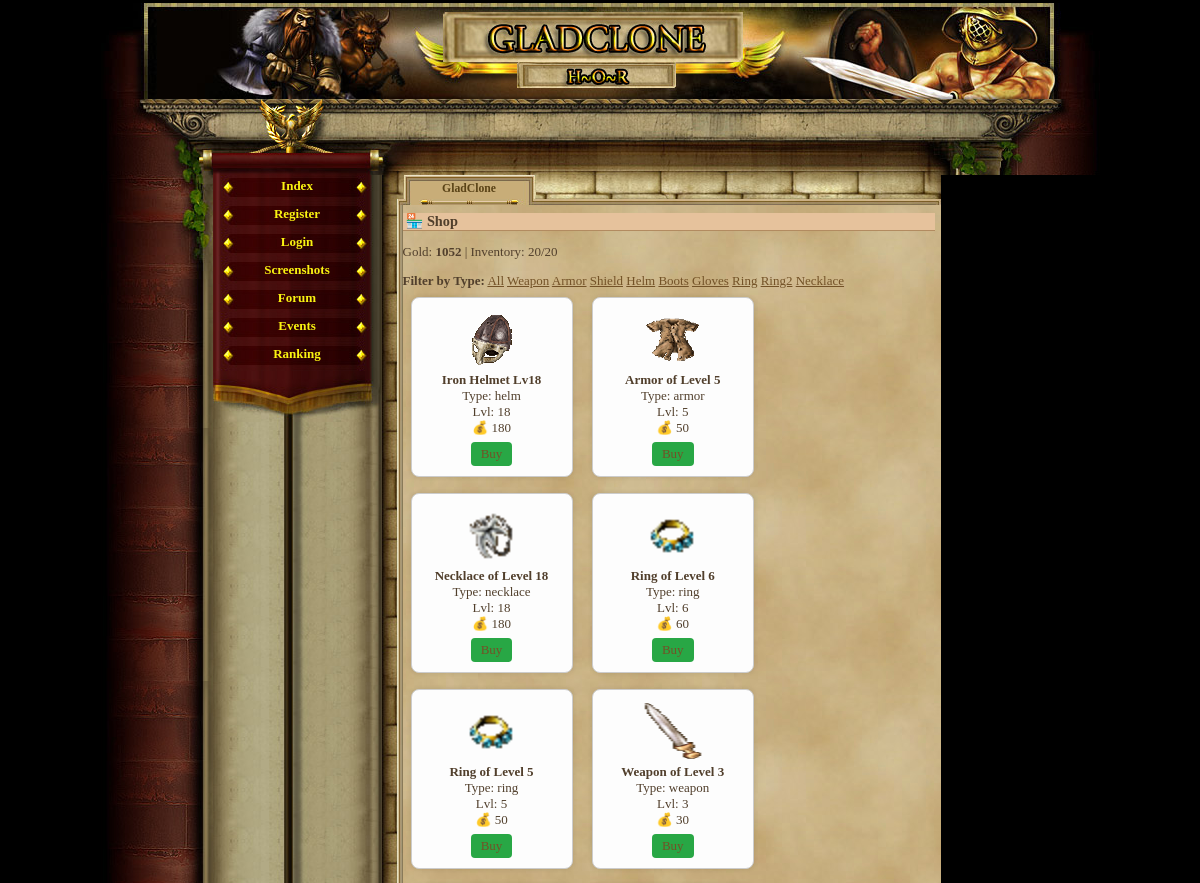
Before: /shop.php (signed in, upper part) with the older database file.
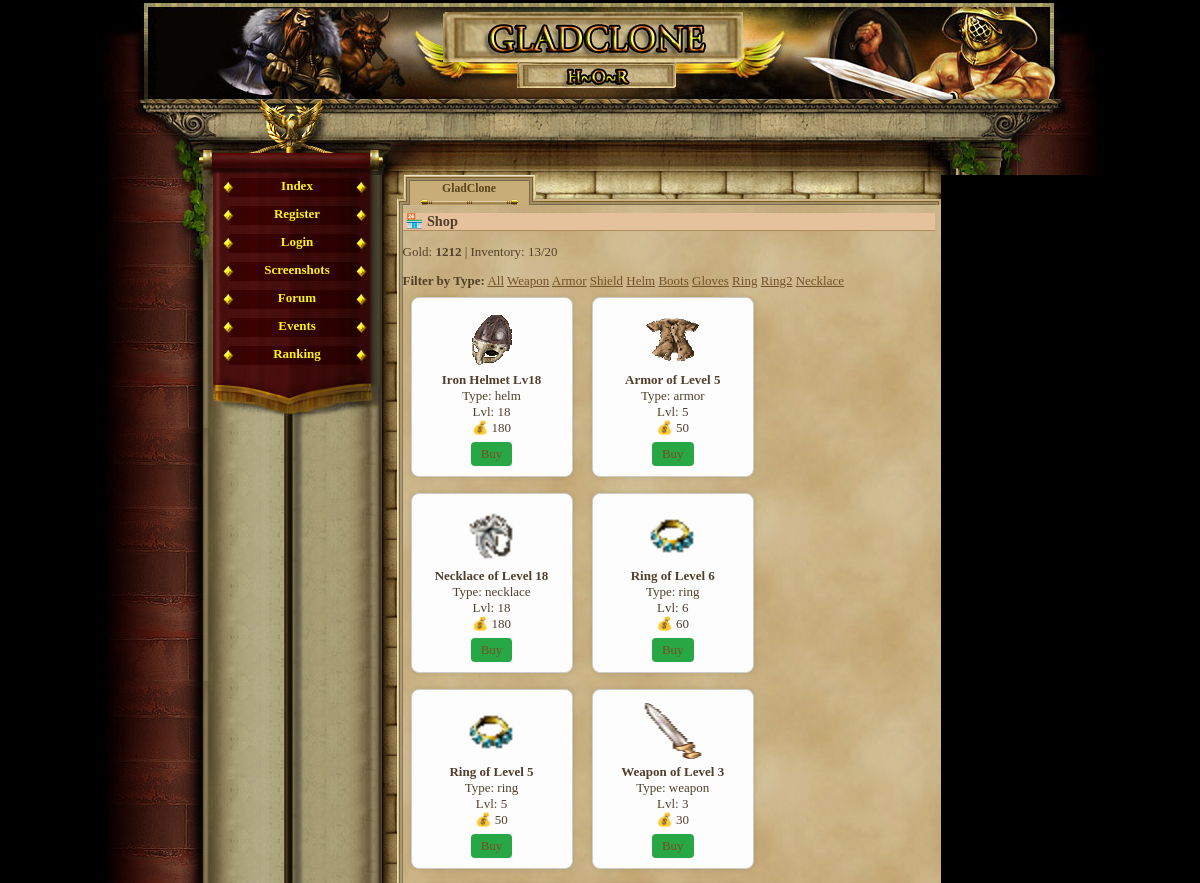
After: the same page with the newer database file.
### tables this page shows
CREATE TABLE `gracze` (
  `id` int(11) NOT NULL AUTO_INCREMENT,
  `gracz` int(11) NOT NULL DEFAULT '0',
  `login` varchar(24) NOT NULL,
  `haslo` varchar(40) NOT NULL,
  `email` varchar(40) NOT NULL,
  `plec` tinyint(4) NOT NULL DEFAULT '0',
  `avatar` tinyint(4) NOT NULL DEFAULT '1',
  `pregunta` text NOT NULL,
  `respuesta` text NOT NULL,
  `rank` int(1) NOT NULL DEFAULT '1',
  `nivel` int(1) NOT NULL DEFAULT '1',
  `exp` int(1) NOT NULL DEFAULT '0',
  `exp_max` int(1) NOT NULL DEFAULT '10',
  `honor` int(1) NOT NULL DEFAULT '0',
  `fama` int(1) NOT NULL DEFAULT '0',
  `victorias` int(1) NOT NULL DEFAULT '0',
  `perdidas` int(1) NOT NULL DEFAULT '0',
  `oro_robado` int(1) NOT NULL DEFAULT '0',
  `oro_perdido` int(1) NOT NULL DEFAULT '0',
  `atak` int(5) NOT NULL DEFAULT '0',
  `obrona` int(3) NOT NULL DEFAULT '0',
  `sila` int(1) NOT NULL DEFAULT '5',
  `sila_i` int(1) NOT NULL DEFAULT '0',
  `sila_max` int(1) NOT NULL DEFAULT '10',
  `zrecznosc` int(1) NOT NULL DEFAULT '5',
  `zrecznosc_i` int(1) NOT NULL DEFAULT '0',
  `zrecznosc_max` int(1) NOT NULL DEFAULT '10',
  `wyrzymalosc` int(1) NOT NULL DEFAULT '5',
  `wyrzymalosc_i` int(1) NOT NULL DEFAULT '0',
  `wyrzymalosc_max` int(1) NOT NULL DEFAULT '10',
  `constitucion` int(1) NOT NULL DEFAULT '5',
  `constitucion_i` int(1) NOT NULL DEFAULT '0',
  `constitucion_max` int(1) NOT NULL DEFAULT '10',
  `carisma` int(1) NOT NULL DEFAULT '5',
  `carisma_i` int(1) NOT NULL DEFAULT '0',
  `carisma_max` int(1) NOT NULL DEFAULT '10',
  `inteligencja` int(1) NOT NULL DEFAULT '5',
  `inteligencja_i` int(1) NOT NULL DEFAULT '0',
  `inteligencja_max` int(1) NOT NULL DEFAULT '10',
  `mdchance` int(1) NOT NULL DEFAULT '0',
  `dhchance` int(1) NOT NULL DEFAULT '0',
  `ctchance` int(1) NOT NULL DEFAULT '0',
  `zycie` int(100) NOT NULL DEFAULT '100',
  `zycie_max` int(100) NOT NULL DEFAULT '100',
  `obrazenia_min` int(1) NOT NULL DEFAULT '0',
  `obrazenia_max` int(3) NOT NULL DEFAULT '2',
  `zloto` int(100) NOT NULL DEFAULT '150',
  `zloto_skarbiec` int(11) NOT NULL,
  `punkty` int(11) NOT NULL,
  `pracuje` int(11) NOT NULL,
  `ostatnia_walka_pvp` int(11) NOT NULL,
  `ostatnia_walka_pvc` int(11) NOT NULL,
  `ostatnio_zregenerowano` int(11) NOT NULL,
  `titulo` varchar(24) NOT NULL DEFAULT 'Newbie',
  `arena_level` int(11) NOT NULL,
  `rubies` int(11) NOT NULL DEFAULT '0',
  `centurion_time` int(11) NOT NULL,
  `reportes` int(1) NOT NULL DEFAULT '0',
  `mensajes` int(1) NOT NULL DEFAULT '0',
  `noticias` int(1) NOT NULL DEFAULT '0',
  `bendicion1_type` int(11) NOT NULL,
  `bendicion1_time` int(11) NOT NULL,
  `bendicion2_type` int(11) NOT NULL,
  `bendicion2_time` int(11) NOT NULL,
  `bendicion3_type` int(11) NOT NULL,
  `bendicion3_time` int(11) NOT NULL,
  `bendicion4_type` int(11) NOT NULL,
  `bendicion4_time` int(11) NOT NULL,
  `ostatnia_aktywnosc` int(11) NOT NULL DEFAULT '0',
  `username_locked` tinyint(1) NOT NULL DEFAULT '0',
  `lock_login` tinyint(1) NOT NULL DEFAULT '0',
  PRIMARY KEY (`id`),
  UNIQUE KEY `login` (`login`)
);

### shop.php (the view, shortened to what this page needs)
<?php
require_once('var/ustawienia.php');
require_once('gora_strony.php');
require_once('menu_l.php');
$player_id = $_SESSION['id'];
$player = $conn->query("SELECT nivel, zloto FROM gracze WHERE id = $player_id")->fetch_assoc();
$level = $player['nivel'];
$gold = $player['zloto'];
$inv_count = $conn->query("SELECT COUNT(*) AS total FROM player_items WHERE player_id = $player_id")->fetch_assoc()['total'];
$item_types = ['weapon', 'armor', 'shield', 'helm', 'boots', 'gloves', 'ring', 'ring2', 'necklace'];
$selected_type = $_GET['type'] ?? 'all';
$where = "level_required <= $level";
$shop_items = $conn->query("SELECT * FROM items WHERE $where ORDER BY RAND() LIMIT 20");
?>
<h2>🏪 Shop</h2>
<p>Gold: <strong><?= $gold ?></strong> | Inventory: <?= $inv_count ?>/20</p>
<div>
    <strong>Filter by Type:</strong>
    <a href="shop.php?type=all">All</a>
    <?php foreach ($item_types as $type): ?>
        <a href="shop.php?type=<?= $type ?>"><?= ucfirst($type) ?></a>
    <?php endforeach; ?>
</div>
<?php while ($item = $shop_items->fetch_assoc()): ?>
    <div class="item-box">
        <img src="items/<?= htmlspecialchars($item['image']) ?>" alt="<?= htmlspecialchars($item['name']) ?>"><br>
        <strong><?= htmlspecialchars($item['name']) ?></strong><br>
        Type: <?= $item['slot'] ?><br>
        Lvl: <?= $item['level_required'] ?><br>
        💰 <?= $item['value'] ?><br>
        <a class="buy-btn" href="shop.php?buy=<?= $item['id'] ?>&type=<?= urlencode($selected_type) ?>">Buy</a>
    </div>
<?php endwhile; ?>
<br><a href="index.php">← Back to Dashboard</a>

Changed rows visible on the page:
changed gracze: zloto "1052" → "1212"
Other visible differences:
$inv_count: "20" → "13"
